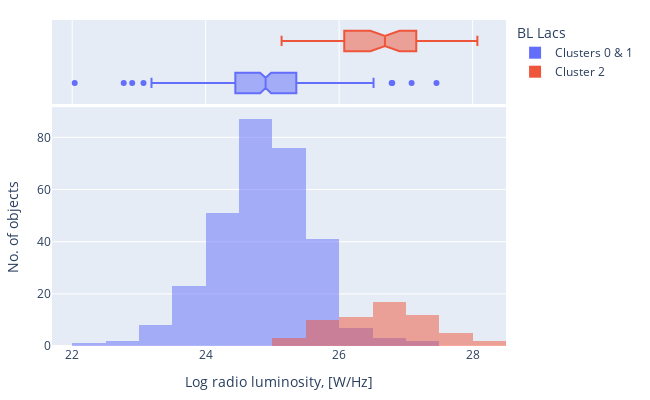

The notebook cell this image was saved under:
### Code cell
fig = px.histogram(
    tmp_tab, x='log_radio_luminosity', color='BL Lacs', 
    barmode='overlay', marginal='box', nbins=30)

fig.update_layout(
    autosize=False,
    width=650,
    height=400,
    margin=dict(l=20, r=20, t=20, b=20)
)

fig.update_xaxes(title_text='Log radio luminosity, [W/Hz]', row=1, col=1)
fig.update_yaxes(title_text='No. of objects', row=1, col=1)
fig.write_image('figs/BLLacs_lum.png')
fig.show()

### Figure 1 — Plotly figure (JSON) as saved in the notebook; plotly's stock layout.template omitted (floating-point values rounded to 4 significant figures; data arrays with more than 128 entries replaced by an {"elided": "..."} marker saying what was removed)
{"data": [{"alignmentgroup": "True", "bingroup": "x", "hovertemplate": "BL Lacs=Clusters 0 & 1<br>log_radio_luminosity=%{x}<br>count=%{y}<extra></extra>", "legendgroup": "Clusters 0 & 1", "marker": {"color": "#636efa", "opacity": 0.5, "pattern": {"shape": ""}}, "name": "Clusters 0 & 1", "nbinsx": 30, "offsetgroup": "Clusters 0 & 1", "orientation": "v", "showlegend": true, "type": "histogram", "x": {"elided": "1082 float values"}, "xaxis": "x", "yaxis": "y"}, {"alignmentgroup": "True", "hovertemplate": "BL Lacs=Clusters 0 & 1<br>log_radio_luminosity=%{x}<extra></extra>", "legendgroup": "Clusters 0 & 1", "marker": {"color": "#636efa"}, "name": "Clusters 0 & 1", "notched": true, "offsetgroup": "Clusters 0 & 1", "showlegend": false, "type": "box", "x": {"elided": "1082 float values"}, "xaxis": "x2", "yaxis": "y2"}, {"alignmentgroup": "True", "bingroup": "x", "hovertemplate": "BL Lacs=Cluster 2<br>log_radio_luminosity=%{x}<br>count=%{y}<extra></extra>", "legendgroup": "Cluster 2", "marker": {"color": "#EF553B", "opacity": 0.5, "pattern": {"shape": ""}}, "name": "Cluster 2", "nbinsx": 30, "offsetgroup": "Cluster 2", "orientation": "v", "showlegend": true, "type": "histogram", "x": {"elided": "183 float values"}, "xaxis": "x", "yaxis": "y"}, {"alignmentgroup": "True", "hovertemplate": "BL Lacs=Cluster 2<br>log_radio_luminosity=%{x}<extra></extra>", "legendgroup": "Cluster 2", "marker": {"color": "#EF553B"}, "name": "Cluster 2", "notched": true, "offsetgroup": "Cluster 2", "showlegend": false, "type": "box", "x": {"elided": "183 float values"}, "xaxis": "x2", "yaxis": "y2"}], "layout": {"autosize": false, "barmode": "overlay", "height": 400, "legend": {"title": {"text": "BL Lacs"}, "tracegroupgap": 0}, "margin": {"b": 20, "l": 20, "r": 20, "t": 20}, "width": 650, "xaxis": {"anchor": "y", "domain": [0, 1], "title": {"text": "Log radio luminosity, [W/Hz]"}}, "xaxis2": {"anchor": "y2", "domain": [0, 1], "matches": "x", "showgrid": true, "showticklabels": false}, "yaxis": {"anchor": "x", "domain": [0, 0.7326], "title": {"text": "No. of objects"}}, "yaxis2": {"anchor": "x2", "domain": [0.7426, 1], "matches": "y2", "showgrid": false, "showline": false, "showticklabels": false, "ticks": ""}}}
